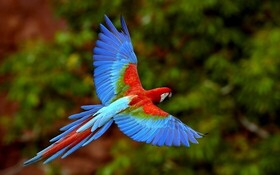
#> input picture Histogram and intensity/bird.jpg, 280 x 175 px
$ python histogram.py
#> lines starting #> are read from the running program, lines starting #| are printed output that depends on the picture
import cv2
import matplotlib.pyplot as plt
import numpy as np
from matplotlib import pyplot as plt


foto = cv2.imread("bird.jpg")
#> foto is the input picture: shape (175, 280, 3); mean B, G, R 29.6, 61, 63.5
cv2.imshow("bird", foto)


B = foto[:,:,0] #blue
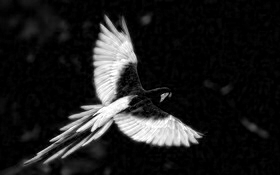
#> B: shape (175, 280); min 0, max 255, mean 29.6
G = foto[:,:,1] #green
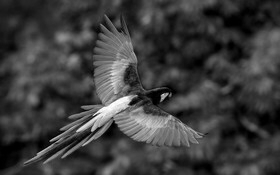
#> G: shape (175, 280); min 0, max 255, mean 61
R = foto[:,:,2] #red
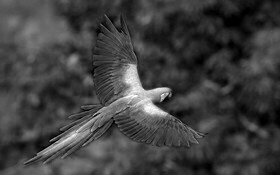
#> R: shape (175, 280); min 0, max 255, mean 63.5

cv2.imshow("blue bird", B)
cv2.imshow("green bird", G)
cv2.imshow("red bird", R)

cv2.waitKey()

#print intensity of image

print(foto.shape)
#| (175, 280, 3)
print(R.shape)
#| (175, 280)

x = 0
y = 0
k = 0

intensity_rgb = foto[y,x,k]
#> intensity_rgb = 16
print("intensity = " , intensity_rgb)
#| intensity =  16

intensity_r = R[y,x]
#> intensity_r = 96
print("intensity_gray= ", intensity_r)
#| intensity_gray=  96

intensity_g = G[y,x]
#> intensity_g = 38
print("intensity_gray2= ", intensity_g)
#| intensity_gray2=  38

intensity_b = B[y,x]
#> intensity_b = 16
print("intensity_gray3= ", intensity_b)
#| intensity_gray3=  16

max_intensity = np.max(B)
#> max_intensity = 255
print("intensity= ", max_intensity)
#| intensity=  255

min_intensity = np.min(B)
#> min_intensity = 0
print("intensity= ", min_intensity)
#| intensity=  0

print(foto[y,x])
#| [16 38 96]

piece= R[20:30,40:50]
print("piece= " ,piece)
#| piece=  [[102 102 103 102 104 107 109 109 106 104]
#|  [103 102 103 103 105 106 108 110 107 105]
#|  [104 104 103 102 104 106 109 109 107 105]
#|  [104 103 103 103 103 106 108 110 108 107]
#|  [103 103 104 103 103 104 105 107 106 106]
#|  [103 103 103 103 102 103 105 106 105 106]
#|  [104 104 103 103 102 103 105 105 104 105]
#|  [105 104 103 103 102 103 104 104 104 106]
#|  [106 105 104 103 103 104 104 104 105 106]
#|  [108 106 105 104 104 105 105 105 104 105]]

colorful = cv2.imread("bird.jpg")
gray= cv2.imread("bird.jpg", 0 )
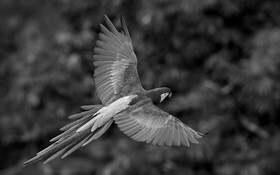
#> gray: shape (175, 280); min 0, max 248, mean 58.1

cv2.imshow("gray bird", gray)
histColor = cv2.calcHist(colorful, [0], None, [256], [0,256])
#> histColor = 256 values, max 92 at index 0, min 0 at index 106, mean 3.28
histGray  = cv2.calcHist(gray, [0], None, [256], [0,256])
#> histGray = 256 values, max 14 at index 51, min 0 at index 0, mean 1.09

plt.figure(2, facecolor= "purple")
plt.plot(histGray)

B = colorful[:,:,0]
hist_B = cv2.calcHist([B], [0], None, [256], [0,256])
#> hist_B = 256 values, max 13161 at index 0, min 8 at index 125, mean 191.4

print(np.sum(hist_B))
#| 49000.0

plt.figure(3, facecolor= "purple")
plt.hist(gray.ravel(), 256, [0,256])
plt.show()
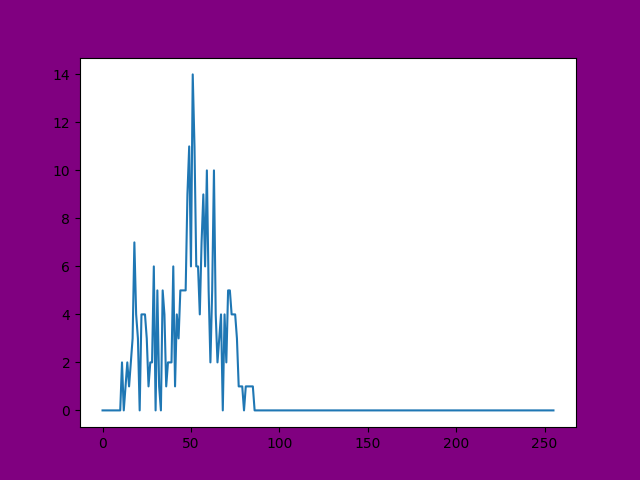
#> figure drawn by matplotlib, 1 panel; curve peaks at x = 51, y = 14
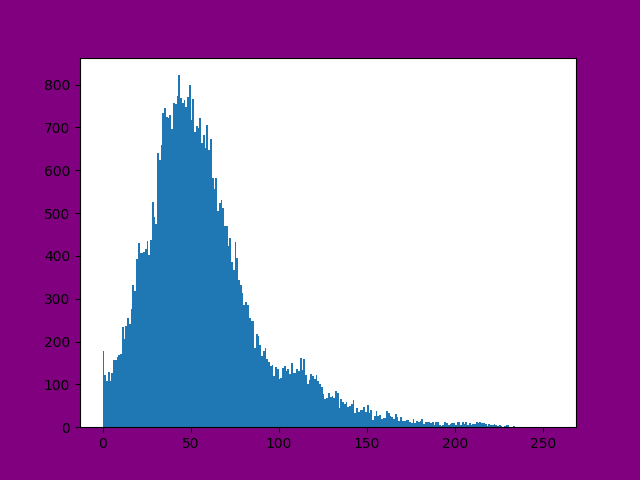
#> figure drawn by matplotlib, 1 panel; tallest bar 822 high, from x = 43 to 44
